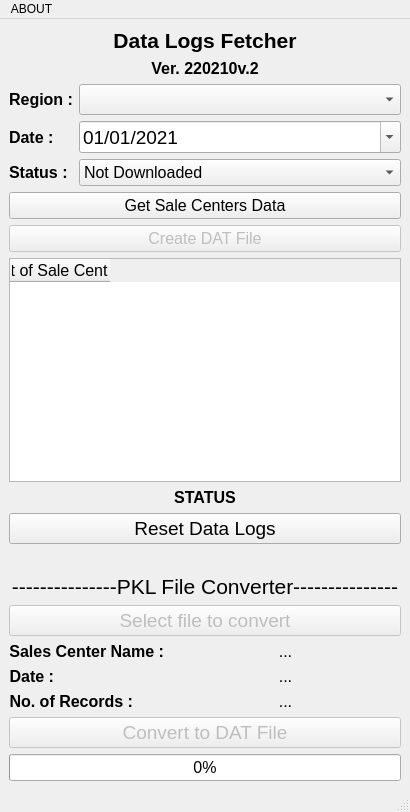
<?xml version="1.0" encoding="UTF-8"?>
<ui version="4.0">
 <class>MainWindow</class>
 <widget class="QMainWindow" name="MainWindow">
  <property name="geometry">
   <rect>
    <x>0</x>
    <y>0</y>
    <width>410</width>
    <height>812</height>
   </rect>
  </property>
  <property name="windowTitle">
   <string>MainWindow</string>
  </property>
  <widget class="QWidget" name="centralwidget">
   <layout class="QVBoxLayout" name="verticalLayout">
    <item>
     <layout class="QGridLayout" name="gridLayout_4">
      <item row="2" column="0">
       <widget class="QLabel" name="label_2">
        <property name="font">
         <font>
          <family>Arial</family>
          <pointsize>12</pointsize>
          <weight>75</weight>
          <bold>true</bold>
         </font>
        </property>
        <property name="text">
         <string>Region :</string>
        </property>
        <property name="alignment">
         <set>Qt::AlignRight|Qt::AlignTrailing|Qt::AlignVCenter</set>
        </property>
       </widget>
      </item>
      <item row="4" column="1">
       <widget class="QComboBox" name="cmbDL_Status">
        <property name="font">
         <font>
          <family>Arial</family>
          <pointsize>12</pointsize>
          <weight>50</weight>
          <bold>false</bold>
         </font>
        </property>
        <property name="layoutDirection">
         <enum>Qt::LeftToRight</enum>
        </property>
        <item>
         <property name="text">
          <string>Not Downloaded</string>
         </property>
        </item>
        <item>
         <property name="text">
          <string>Downloaded</string>
         </property>
        </item>
        <item>
         <property name="text">
          <string>All</string>
         </property>
        </item>
       </widget>
      </item>
      <item row="1" column="0" colspan="2">
       <widget class="QLabel" name="label">
        <property name="font">
         <font>
          <family>Arial</family>
          <pointsize>12</pointsize>
          <weight>75</weight>
          <bold>true</bold>
         </font>
        </property>
        <property name="text">
         <string>Ver. 220210v.2</string>
        </property>
        <property name="alignment">
         <set>Qt::AlignCenter</set>
        </property>
       </widget>
      </item>
      <item row="7" column="0" colspan="2">
       <widget class="QTableWidget" name="tableWidget">
        <property name="sizePolicy">
         <sizepolicy hsizetype="Expanding" vsizetype="Expanding">
          <horstretch>0</horstretch>
          <verstretch>0</verstretch>
         </sizepolicy>
        </property>
        <property name="font">
         <font>
          <family>Arial</family>
          <pointsize>12</pointsize>
         </font>
        </property>
        <property name="sizeAdjustPolicy">
         <enum>QAbstractScrollArea::AdjustToContents</enum>
        </property>
        <column>
         <property name="text">
          <string>List of Sale Centers</string>
         </property>
        </column>
       </widget>
      </item>
      <item row="8" column="0" colspan="2">
       <widget class="QLabel" name="lblStatus">
        <property name="font">
         <font>
          <family>Arial</family>
          <pointsize>12</pointsize>
          <weight>75</weight>
          <bold>true</bold>
         </font>
        </property>
        <property name="text">
         <string>STATUS</string>
        </property>
        <property name="alignment">
         <set>Qt::AlignCenter</set>
        </property>
       </widget>
      </item>
      <item row="3" column="0">
       <widget class="QLabel" name="label_3">
        <property name="font">
         <font>
          <family>Arial</family>
          <pointsize>12</pointsize>
          <weight>75</weight>
          <bold>true</bold>
         </font>
        </property>
        <property name="text">
         <string>Date :</string>
        </property>
        <property name="alignment">
         <set>Qt::AlignLeading|Qt::AlignLeft|Qt::AlignVCenter</set>
        </property>
       </widget>
      </item>
      <item row="3" column="1">
       <widget class="QDateEdit" name="txtDate">
        <property name="sizePolicy">
         <sizepolicy hsizetype="Minimum" vsizetype="Fixed">
          <horstretch>1</horstretch>
          <verstretch>0</verstretch>
         </sizepolicy>
        </property>
        <property name="font">
         <font>
          <family>Arial</family>
          <pointsize>14</pointsize>
          <weight>50</weight>
          <bold>false</bold>
         </font>
        </property>
        <property name="wrapping">
         <bool>false</bool>
        </property>
        <property name="buttonSymbols">
         <enum>QAbstractSpinBox::NoButtons</enum>
        </property>
        <property name="maximumDate">
         <date>
          <year>9999</year>
          <month>12</month>
          <day>31</day>
         </date>
        </property>
        <property name="minimumDate">
         <date>
          <year>2021</year>
          <month>1</month>
          <day>1</day>
         </date>
        </property>
        <property name="displayFormat">
         <string>MM/dd/yyyy</string>
        </property>
        <property name="calendarPopup">
         <bool>true</bool>
        </property>
       </widget>
      </item>
      <item row="9" column="0" colspan="2">
       <widget class="QPushButton" name="btnReset">
        <property name="enabled">
         <bool>true</bool>
        </property>
        <property name="font">
         <font>
          <family>Arial</family>
          <pointsize>14</pointsize>
          <weight>50</weight>
          <bold>false</bold>
         </font>
        </property>
        <property name="text">
         <string>Reset Data Logs</string>
        </property>
       </widget>
      </item>
      <item row="10" column="0" colspan="2">
       <widget class="QLabel" name="label_12">
        <property name="font">
         <font>
          <family>Arial</family>
          <pointsize>12</pointsize>
         </font>
        </property>
        <property name="text">
         <string/>
        </property>
        <property name="alignment">
         <set>Qt::AlignRight|Qt::AlignTrailing|Qt::AlignVCenter</set>
        </property>
       </widget>
      </item>
      <item row="5" column="0" colspan="2">
       <widget class="QPushButton" name="btnGetQueryData">
        <property name="enabled">
         <bool>true</bool>
        </property>
        <property name="font">
         <font>
          <family>Arial</family>
          <pointsize>12</pointsize>
         </font>
        </property>
        <property name="text">
         <string>Get Sale Centers Data</string>
        </property>
       </widget>
      </item>
      <item row="0" column="0" colspan="2">
       <widget class="QLabel" name="label_7">
        <property name="font">
         <font>
          <family>Arial</family>
          <pointsize>16</pointsize>
          <weight>75</weight>
          <bold>true</bold>
         </font>
        </property>
        <property name="text">
         <string>Data Logs Fetcher</string>
        </property>
        <property name="alignment">
         <set>Qt::AlignCenter</set>
        </property>
       </widget>
      </item>
      <item row="2" column="1">
       <widget class="QComboBox" name="cmbRegion">
        <property name="font">
         <font>
          <family>Arial</family>
          <pointsize>14</pointsize>
          <weight>50</weight>
          <bold>false</bold>
         </font>
        </property>
       </widget>
      </item>
      <item row="4" column="0">
       <widget class="QLabel" name="label_4">
        <property name="font">
         <font>
          <family>Arial</family>
          <pointsize>12</pointsize>
          <weight>75</weight>
          <bold>true</bold>
         </font>
        </property>
        <property name="text">
         <string>Status :</string>
        </property>
        <property name="alignment">
         <set>Qt::AlignLeading|Qt::AlignLeft|Qt::AlignVCenter</set>
        </property>
       </widget>
      </item>
      <item row="11" column="0" colspan="2">
       <layout class="QFormLayout" name="formLayout_2">
        <item row="0" column="0" colspan="2">
         <widget class="QLabel" name="label_11">
          <property name="font">
           <font>
            <family>Arial</family>
            <pointsize>16</pointsize>
           </font>
          </property>
          <property name="text">
           <string>---------------PKL File Converter---------------</string>
          </property>
          <property name="alignment">
           <set>Qt::AlignCenter</set>
          </property>
         </widget>
        </item>
        <item row="1" column="0" colspan="2">
         <widget class="QPushButton" name="btnOpenFileD">
          <property name="enabled">
           <bool>false</bool>
          </property>
          <property name="font">
           <font>
            <family>Arial</family>
            <pointsize>14</pointsize>
           </font>
          </property>
          <property name="text">
           <string>Select file to convert</string>
          </property>
         </widget>
        </item>
        <item row="2" column="0">
         <widget class="QLabel" name="label_8">
          <property name="font">
           <font>
            <family>Arial</family>
            <pointsize>12</pointsize>
            <weight>75</weight>
            <bold>true</bold>
           </font>
          </property>
          <property name="text">
           <string>Sales Center Name :</string>
          </property>
          <property name="alignment">
           <set>Qt::AlignRight|Qt::AlignTrailing|Qt::AlignVCenter</set>
          </property>
         </widget>
        </item>
        <item row="2" column="1">
         <widget class="QLabel" name="lblSCName">
          <property name="font">
           <font>
            <family>Arial</family>
            <pointsize>12</pointsize>
           </font>
          </property>
          <property name="text">
           <string>...</string>
          </property>
          <property name="alignment">
           <set>Qt::AlignCenter</set>
          </property>
         </widget>
        </item>
        <item row="3" column="0">
         <widget class="QLabel" name="label_9">
          <property name="font">
           <font>
            <family>Arial</family>
            <pointsize>12</pointsize>
            <weight>75</weight>
            <bold>true</bold>
           </font>
          </property>
          <property name="text">
           <string>Date :</string>
          </property>
          <property name="alignment">
           <set>Qt::AlignRight|Qt::AlignTrailing|Qt::AlignVCenter</set>
          </property>
         </widget>
        </item>
        <item row="3" column="1">
         <widget class="QLabel" name="lblDateQuery">
          <property name="font">
           <font>
            <family>Arial</family>
            <pointsize>12</pointsize>
           </font>
          </property>
          <property name="text">
           <string>...</string>
          </property>
          <property name="alignment">
           <set>Qt::AlignCenter</set>
          </property>
         </widget>
        </item>
        <item row="4" column="0">
         <widget class="QLabel" name="label_10">
          <property name="font">
           <font>
            <family>Arial</family>
            <pointsize>12</pointsize>
            <weight>75</weight>
            <bold>true</bold>
           </font>
          </property>
          <property name="text">
           <string>No. of Records :</string>
          </property>
          <property name="alignment">
           <set>Qt::AlignRight|Qt::AlignTrailing|Qt::AlignVCenter</set>
          </property>
         </widget>
        </item>
        <item row="4" column="1">
         <widget class="QLabel" name="lblNoRec">
          <property name="font">
           <font>
            <family>Arial</family>
            <pointsize>12</pointsize>
           </font>
          </property>
          <property name="text">
           <string>...</string>
          </property>
          <property name="alignment">
           <set>Qt::AlignCenter</set>
          </property>
         </widget>
        </item>
        <item row="5" column="0" colspan="2">
         <widget class="QPushButton" name="btnPklToDat">
          <property name="enabled">
           <bool>false</bool>
          </property>
          <property name="font">
           <font>
            <family>Arial</family>
            <pointsize>14</pointsize>
           </font>
          </property>
          <property name="text">
           <string>Convert to DAT File</string>
          </property>
         </widget>
        </item>
        <item row="6" column="0" colspan="2">
         <widget class="QProgressBar" name="progressBar">
          <property name="font">
           <font>
            <family>Arial</family>
            <pointsize>12</pointsize>
           </font>
          </property>
          <property name="value">
           <number>0</number>
          </property>
         </widget>
        </item>
       </layout>
      </item>
      <item row="6" column="0" colspan="2">
       <widget class="QPushButton" name="btnConvertToDAT">
        <property name="enabled">
         <bool>false</bool>
        </property>
        <property name="font">
         <font>
          <family>Arial</family>
          <pointsize>12</pointsize>
         </font>
        </property>
        <property name="text">
         <string>Create DAT File</string>
        </property>
       </widget>
      </item>
     </layout>
    </item>
   </layout>
  </widget>
  <widget class="QStatusBar" name="statusbar"/>
  <widget class="QMenuBar" name="menuBar">
   <property name="geometry">
    <rect>
     <x>0</x>
     <y>0</y>
     <width>410</width>
     <height>21</height>
    </rect>
   </property>
   <widget class="QMenu" name="menuAbout">
    <property name="title">
     <string>ABOUT</string>
    </property>
    <addaction name="btnAboutInfo"/>
   </widget>
   <addaction name="menuAbout"/>
  </widget>
  <action name="btnAboutInfo">
   <property name="text">
    <string>Info</string>
   </property>
   <property name="font">
    <font>
     <family>Arial</family>
     <pointsize>10</pointsize>
    </font>
   </property>
  </action>
 </widget>
 <tabstops>
  <tabstop>cmbRegion</tabstop>
  <tabstop>txtDate</tabstop>
  <tabstop>cmbDL_Status</tabstop>
  <tabstop>btnGetQueryData</tabstop>
  <tabstop>btnConvertToDAT</tabstop>
  <tabstop>btnReset</tabstop>
  <tabstop>btnOpenFileD</tabstop>
  <tabstop>btnPklToDat</tabstop>
  <tabstop>tableWidget</tabstop>
 </tabstops>
 <resources/>
 <connections/>
</ui>
